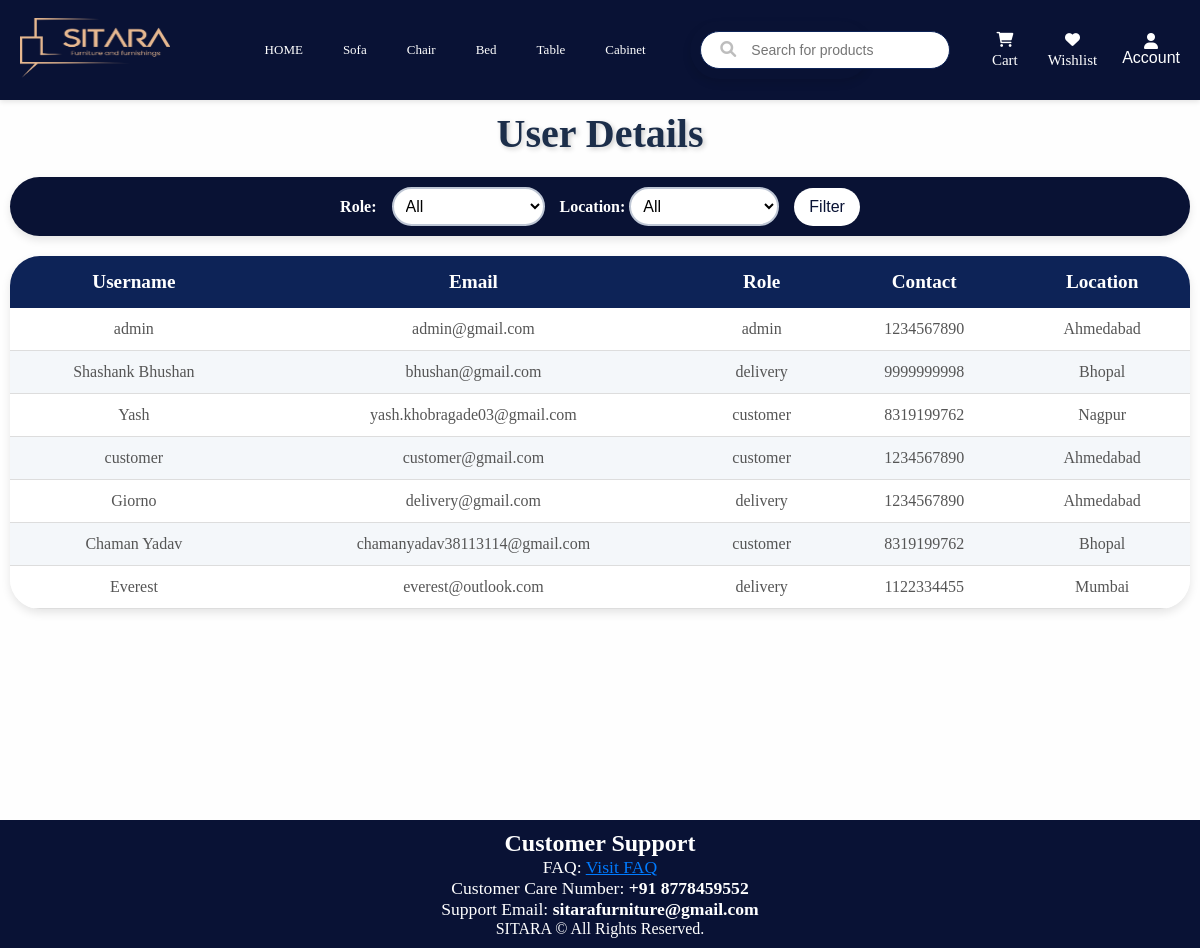
Before: /admin/user_details (signed in) with the older database file.
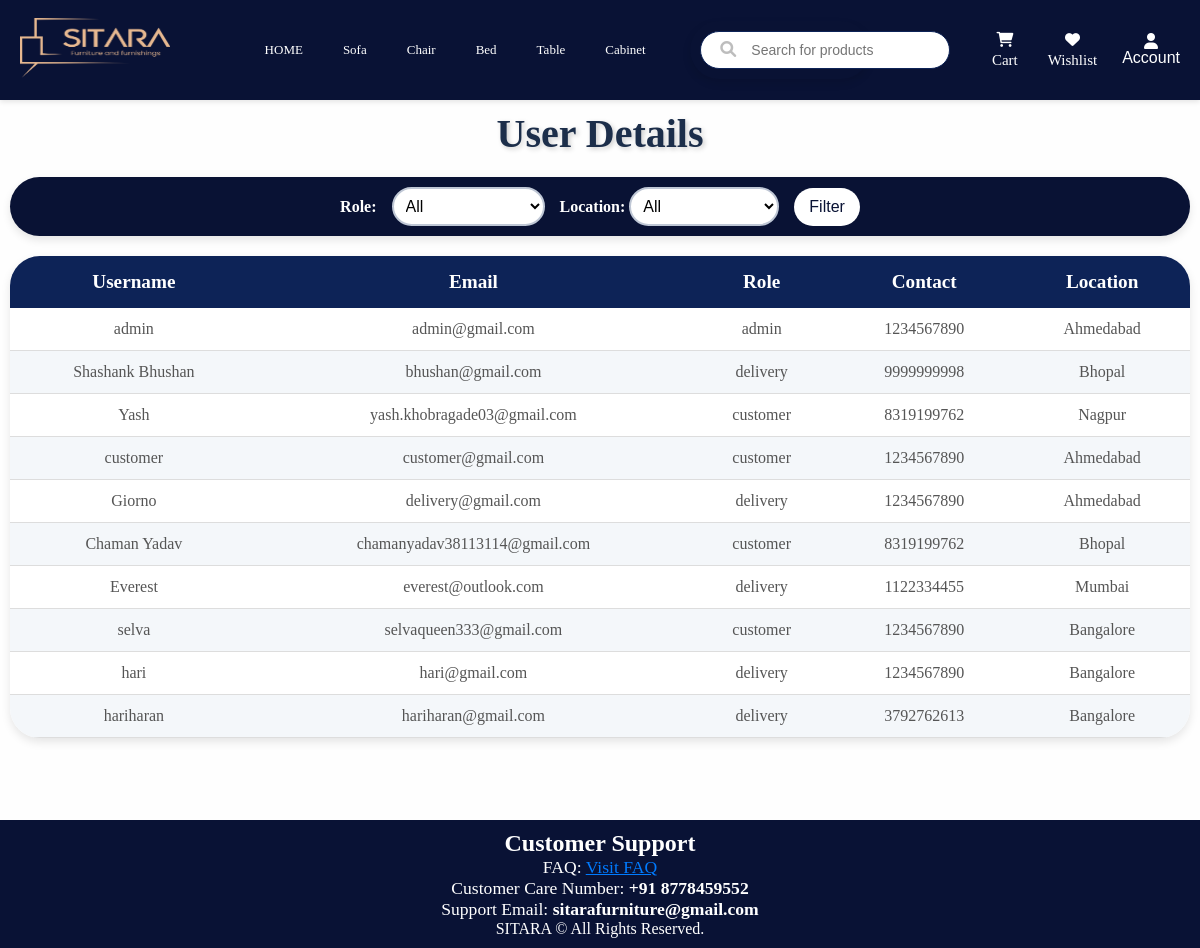
After: the same page with the newer database file.
### app/models.py (models this page shows, shortened)
class User(UserMixin, db.Model):
    id = db.Column(db.Integer, primary_key=True)
    username = db.Column(db.String(50), nullable=False)
    email = db.Column(db.String(100), unique=True, nullable=False)
    password = db.Column(db.String(255), nullable=False)
    role = db.Column(db.String(20), nullable=False)
    contact = db.Column(db.String(20), nullable=False)
    address = db.Column(db.String(200), nullable=False)
    city = db.Column(db.String(100), nullable=False)
    reset_token = db.Column(db.String(128), nullable=True)

### app/admin.py (the view)
@admin.route('/user_details', methods=['GET', 'POST'])
@restrict_to_admin()
def user_details():
    role_filter = request.args.get('role','')
    location_filter = request.args.get('location','')
    query = User.query
    if role_filter:
        query = query.filter_by(role=role_filter)
    if location_filter:
        query = query.filter(User.city.ilike(f"%{location_filter}%"))
    users = query.all()
    return render_template('user_details.html', users=users, role_filter=role_filter, location_filter=location_filter)

### app/utils.py (called while the page is built)
def restrict_to_admin():
    def decorator(f):
        @wraps(f)
        @login_required
        def decorated_function(*args, **kwargs):
            if current_user.role != "admin":
                flash("Access denied! Admins only.", "danger")
                return redirect(url_for("main.home"))
            return f(*args, **kwargs)
        return decorated_function
    return decorator

### app/templates/user_details.html (shortened to what this page needs)
<!DOCTYPE html>
<html lang="en">
<head>
    <link rel="stylesheet" href="{{ url_for('static', filename='user.css') }}">
</head>
<body>
    {% extends "home.html" %}
    {% block content %}
    <div class="container">
        <h1>User Details</h1>
    <form method="GET" action="{{ url_for('admin.user_details') }}" class= "filter-form">
        <label for="role">Role:</label>
        <select name="role" id="role">
            <option value="">All</option>
        </select>
<div class="form-group">
  <label for="location">Location:</label>
  <select name="location" id="location" class="form-control">
      <option value="">All</option>
  </select>
</div>
        <button type="submit">Filter</button>
    </form>
    <table>
        <thead>
            <tr>
                <th>Username</th>
                <th>Email</th>
                <th>Role</th>
                <th>Contact</th>
                <th>Location</th>
            </tr>
        </thead>
        <tbody>
            {% for user in users %}
                <tr>
                    <td>{{ user.username }}</td>
                    <td>{{ user.email }}</td>
                    <td>{{ user.role }}</td>
                    <td>{{ user.contact }}</td>
                    <td>{{ user.city }}</td>
                </tr>
            {% endfor %}
        </tbody>
    </table>
</div>
    {% endblock %}

### app/templates/home.html (shortened to what this page needs)
<!DOCTYPE html>
<html lang="en">
<head>
    <link rel="stylesheet" href="https://cdnjs.cloudflare.com/ajax/libs/font-awesome/6.0.0/css/all.min.css">
    <link rel="stylesheet" href="{{ url_for('static', filename='home.css') }}">
</head>
<body>
    <nav class="navbar">
        <div class="logo">
            <a href="/">
                <img src="{{ url_for('static', filename='videos/sitara logo.png') }}" alt="sitara logo" ">
            </a>
        </div>
    <nav class="categories-nav">
            <ul >
                <li><a href="/" class="{% if request.path == '/' %}active{% endif %}">HOME</a></li>
                <li><a href="{{ url_for('main.category_specific', category='sofa') }}" class="{% if request.path.startswith('/category/male') %}active{% endif %}">Sofa</a></li>
                <li><a href="{{ url_for('main.category_specific', category='chair') }}" class="{% if request.path.startswith('/category/female') %}active{% endif %}">Chair</a></li>
                <li><a href="{{ url_for('main.category_specific', category='bed') }}" class="{% if request.path.startswith('/category/kids') %}active{% endif %}">Bed</a></li>
                <li><a href="{{ url_for('main.category_specific', category='table') }}" class="{% if request.path.startswith('/category/shoes') %}active{% endif %}">Table</a></li>
                <li><a href="{{ url_for('main.category_specific', category='cabinet') }}" class="{% if request.path.startswith('/category/accessory') %}active{% endif %}">Cabinet</a></li>
            </ul>
        </nav>
            <div class="search-container">
                <form action="{{ url_for('main.search') }}" method="get">
                    <input type="text" name="q" placeholder="Search for products" value="{{ request.args.get('q', '') }}">
                    <button type="submit"><i class="fa fa-search"></i></button>
                </form>
            </div>
            <div class="navbar-buttons">
                <a href="{{ url_for('main.cart') }}" class="cart-btn">
                    <i class="fa-solid fa-cart-shopping"></i>
                    <span>Cart</span>
                </a>
                <a href="{{ url_for('main.wishlist') }}" class="wishlist-btn">
                    <i class="fa fa-heart"></i>
                    <span>Wishlist</span>
                </a>
                <div class="dropdown navbar-right">
                    <button class="dropbtn">
                    <i class="fa fa-user"></i>
                    <span> Account </span>
                    </button>
                </div>
            </div>
    </nav>
    <main>
        {% block content %}{% endblock %}
    </main>
    <footer>
        <section id="support">
            <h2 style="text-align: center;">Customer Support</h2>
            <p style="text-align: center; font-size: 1.1em;">FAQ: <a href="{{ url_for('main.faq') }}" style="color: #007bff;">Visit FAQ</a></p>
            <p style="text-align: center; font-size: 1.1em;">Customer Care Number: <span style="font-weight: bold;">+91 8778459552</span></p>
            <p style="text-align: center; font-size: 1.1em;">Support Email: <span style="font-weight: bold;">sitarafurniture@gmail.com</span></p>
        </section>
               <p>SITARA &copy; All Rights Reserved.</p>
</body>
</html>

### app/static/user.css (style rules this page uses)
body { background: linear-gradient(to bottom, #f0f4f8, #d9e2ec); margin: 0; padding: 20px; color: #db1111; }
h1 { text-align: center; font-size: 2.5rem; color: #1c2e4a; margin-bottom: 20px; text-shadow: 2px 2px 5px rgba(0, 0, 0, 0.2); }
form { display: flex; justify-content: center; align-items: center; gap: 15px; padding: 10px; background-color: #091234; box-shadow: 0px 4px 8px rgba(0, 0, 0, 0.1); border-radius: 50px; }
form label { font-weight: bold; color: #ffffff; }
form select, form input { padding: 8px 8px; border: 2px solid #bfc7d5; border-radius: 20px; font-size: 1rem; background-color: #ffffff; transition: border-color 0.3s ease; }
form button { background: #ffffff; color: #091234; padding: 10px 15px; border: none; border-radius: 20px; cursor: pointer; font-size: 1rem; transition: all 0.3s ease; }
table { width: 100%; border-collapse: collapse; margin-top: 20px; background-color: #fff; box-shadow: 0px 4px 10px rgba(0, 0, 0, 0.1); border-radius: 30px; overflow: hidden; text-align: center; }
table thead { background-color: #0d2357; color: #fff; }
table thead th { padding: 15px; font-size: 1.2rem; }
table tbody tr:nth-child(even) { background-color: #f4f7fa; }
table tbody tr:nth-child(odd) { background-color: #fff; }
table tbody td { padding: 12px 15px; border-bottom: 1px solid #ddd; font-size: 1rem; color: #555; }
.container { flex-grow: 1; }

### app/static/home.css (style rules this page uses)
* { margin: 0; padding-top: 0; box-sizing: border-box; }
body { margin: 0; padding: 0; background-color: #f4f4f4; color: #333; */ }
.logo img { height: 60px; width: 150px; mix-blend-mode: screen; }
main { min-height: 90vh; padding: 20px; margin-top: 100px; display: flex; justify-content: center; }
.categories-nav { background-color:#091235; display: flex; justify-content: center; flex-wrap: wrap; margin-right: -50px; }
.categories-nav ul { list-style: none; display: flex; justify-content: space-evenly; padding: 0.5rem; margin-bottom: 0px; gap: 40px; flex-wrap: wrap; }
.categories-nav li { display: flex; color: #fff; font-weight: 500; font-size: 13px; transition: color 0.3s ease; }
.categories-nav a { text-decoration: none; color: #fff; font-weight: 500; font-size: 13px; transition: color 0.3s ease; }
.navbar { position: fixed; top: 0; left: 0; width: 100%; height: 100px; z-index: 1000; background-color: #091235; display: flex; align-items: center; justify-content: space-between; padding: 10px 20px; box-shadow: 0px 2px 5px rgba(0, 0, 0, 0.1); }
.search-container { position: relative; display: flex; align-items: center; background-color: #091234; }
.search-container input { padding: 10px 15px; padding-left: 50px; border: 1px solid #0d2357; border-radius: 30px; width: 250px; outline: none; margin-right: -90px; font-size: 14px; }
.search-container button { position: absolute; left: 15px; top: 50%; transform: translateY(-50%); border: none; background: none; cursor: pointer; color:rgba(0, 0, 0, 0.26); }
.cart-btn, .wishlist-btn, .Account { text-decoration: none; color: white; gap: 5px; font-size: 15px; display: flex; flex-direction: column; align-items: center; justify-content: center; padding: 5px; transition: background-color 0.3s ease; }
.navbar-buttons { display: flex; justify-content: space-evenly; align-items: center; gap: 20px; margin-left: 30px; }
.navbar-buttons .dropdown .dropbtn { background: none; border: none; color: white; padding: 0; font-size: 1em; cursor: pointer; text-decoration: none; }
.dropbtn { display: flex; flex-direction: column; align-items: center; justify-content: center; background: none; border: none; cursor: pointer; color: white; font-size: 1em; padding: 8px 10px; transition: transform 0.2s ease; }
footer { background-color:#091235; color: white; text-align: center; padding: 10px 0; width: 100%; bottom: 0; left: 0; position: relative; }
main { min-height: 90vh; padding: 10px; }

Changed rows visible on the page:
added User: username "selva", email "selvaqueen333@gmail.com", role "customer", contact "1234567890", city "Bangalore"
added User: username "hari", email "hari@gmail.com", role "delivery", contact "1234567890", city "Bangalore"
added User: username "hariharan", email "hariharan@gmail.com", role "delivery", contact "3792762613", city "Bangalore"
